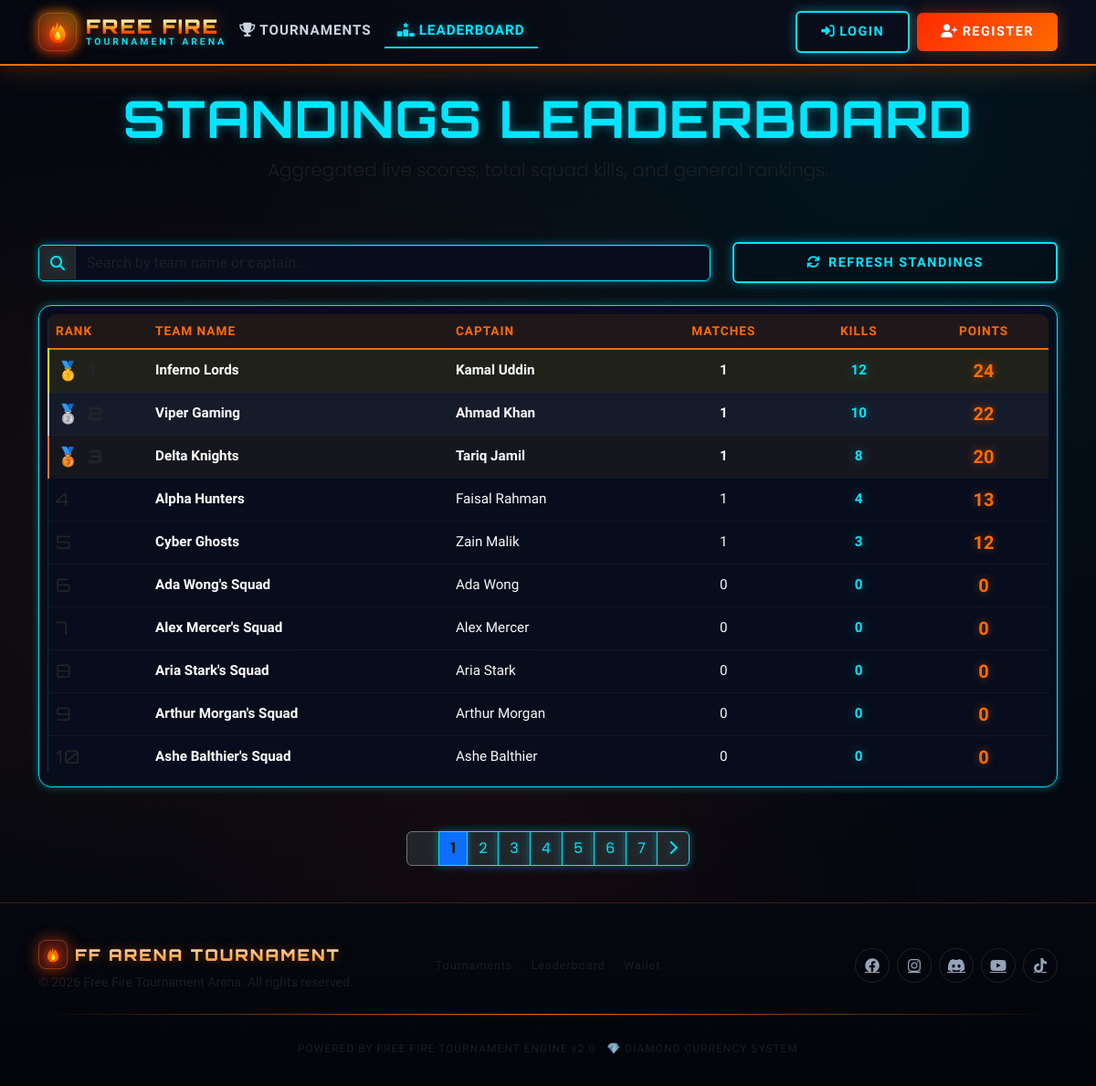
Page /leaderboard/ on the committed database.
### tournament/models.py (models this page shows, shortened)
class Score(models.Model):
    match = models.ForeignKey(Match, on_delete=models.CASCADE, related_name='scores')
    team = models.ForeignKey(Team, on_delete=models.CASCADE, related_name='scores')
    kills = models.IntegerField(default=0)
    placement = models.IntegerField(default=0)
    points = models.IntegerField(default=0)

class Team(models.Model):
    PAYMENT_CHOICES = [
        ('Pending', 'Pending'),
        ('Paid', 'Paid'),
    ]
    tournament = models.ForeignKey(Tournament, on_delete=models.CASCADE, related_name='teams')
    team_name = models.CharField(max_length=100)
    captain = models.ForeignKey(UserProfile, on_delete=models.CASCADE, related_name='captained_teams')
    players = models.JSONField(default=list)
    payment_status = models.CharField(max_length=15, choices=PAYMENT_CHOICES, default='Pending')

class UserProfile(AbstractUser):
    MEMBERSHIP_CHOICES = [
        ('', 'None'),
        ('Silver', 'Silver'),
        ('Gold', 'Gold'),
        ('Diamond', 'Diamond'),
    ]
    full_name = models.CharField(max_length=150)
    game_id = models.CharField(max_length=50, unique=True)
    gmail = models.EmailField(unique=True)
    phone_number = models.CharField(max_length=15)
    membership_tier = models.CharField(max_length=20, choices=MEMBERSHIP_CHOICES, default='', blank=True)
    membership_upgraded_at = models.DateTimeField(null=True, blank=True)
    diamonds = models.DecimalField(max_digits=12, decimal_places=2, default=Decimal('100.00'))  # Diamond Currency (1 Euro = 1 Diamond)
    created_at = models.DateTimeField(auto_now_add=True)

### tournament/views.py (the view, shortened to what this page needs)
# urls.py: path('leaderboard/', views.leaderboard, name='leaderboard'),
def leaderboard(request):
    teams_query = Team.objects.annotate(
        total_kills=Sum('scores__kills'),
        total_points=Sum('scores__points'),
        matches_count=Count('scores__match', distinct=True)
    )
    teams_list = []
    for team in teams_query:
        teams_list.append({
            'team_name': team.team_name,
            'captain': team.captain.full_name,
            'kills': team.total_kills or 0,
            'points': team.total_points or 0,
            'matches': team.matches_count or 0,
        })
    teams_list.sort(key=lambda x: (-x['points'], -x['kills'], x['team_name'].lower()))
    for index, item in enumerate(teams_list):
        item['rank'] = index + 1
    from django.core.paginator import Paginator
    paginator = Paginator(teams_list, 10)  # 10 teams per page
    page_number = request.GET.get('page')
    page_obj = paginator.get_page(page_number)
    context = {
        'page_obj': page_obj,
    }
    return render(request, 'tournament/leaderboard.html', context)

### tournament/templates/tournament/leaderboard.html (shortened to what this page needs)
{% extends 'tournament/base.html' %}
{% load static %}
{% block content %}
<div class="row mb-5">
    <div class="col-12 text-center">
        <h1 class="text-neon-cyan font-heading display-4 fw-bold">STANDINGS LEADERBOARD</h1>
        <p class="lead text-muted">Aggregated live scores, total squad kills, and general rankings.</p>
    </div>
</div>
<div class="row mb-4 align-items-center">
    <div class="col-md-8 mb-3 mb-md-0">
        <div class="input-group border-neon-cyan rounded">
            <span class="input-group-text bg-dark border-0 text-neon-cyan"><i class="fa-solid fa-magnifying-glass"></i></span>
            <input type="text" id="leaderboard-search" class="form-control border-0 text-white" placeholder="Search by team name or captain...">
        </div>
    </div>
    <div class="col-md-4 text-md-end">
        <button class="btn btn-cyber-cyan w-100" id="refresh-leaderboard">
            <i class="fa-solid fa-arrows-rotate me-2"></i>REFRESH STANDINGS
        </button>
    </div>
</div>
<div class="row mb-5">
    <div class="col-12">
        <div class="table-responsive glass-card border-neon-cyan p-2">
            <table class="table table-cyber align-middle mb-0" id="leaderboard-table">
                <thead>
                    <tr>
                        <th scope="col" style="width: 10%;">RANK</th>
                        <th scope="col" style="width: 30%;">TEAM NAME</th>
                        <th scope="col" style="width: 20%;">CAPTAIN</th>
                        <th scope="col" class="text-center" style="width: 15%;">MATCHES</th>
                        <th scope="col" class="text-center" style="width: 12%;">KILLS</th>
                        <th scope="col" class="text-center" style="width: 13%;">POINTS</th>
                    </tr>
                </thead>
                <tbody>
                    {% for item in page_obj %}
                        <tr class="{% if item.rank == 1 %}rank-1{% elif item.rank == 2 %}rank-2{% elif item.rank == 3 %}rank-3{% endif %}" id="leaderboard-row-{{ item.rank }}">
                            <td>
                                <span class="fs-5 font-heading">
                                    {% if item.rank == 1 %}
                                        🥇 1
                                    {% elif item.rank == 2 %}
                                        🥈 2
                                    {% elif item.rank == 3 %}
                                        🥉 3
                                    {% else %}
                                        {{ item.rank }}
                                    {% endif %}
                                </span>
                            </td>
                            <td>
                                <strong class="team-name text-white">{{ item.team_name }}</strong>
                            </td>
                            <td class="captain-name text-light">
                                {{ item.captain }}
                            </td>
                            <td class="text-center text-light">{{ item.matches }}</td>
                            <td class="text-center text-neon-cyan fw-bold">{{ item.kills }}</td>
                            <td class="text-center text-neon-orange fw-bold fs-5">{{ item.points }}</td>
                        </tr>
                    {% empty %}
                        <tr>
                            <td colspan="6" class="text-center text-muted py-4">No team data listed yet. Play matches to populate standings.</td>
                        </tr>
                    {% endfor %}
                </tbody>
            </table>
        </div>
    </div>
</div>
{% if page_obj.has_other_pages %}
<div class="row">
    <div class="col-12">
        <nav aria-label="Leaderboard Page Navigation">
            <ul class="pagination justify-content-center">
                {% if page_obj.has_previous %}
                    <li class="page-item">
                        <a class="page-link bg-dark border-neon-cyan text-neon-cyan" href="?page={{ page_obj.previous_page_number }}" id="pagination-prev">
                            <i class="fa-solid fa-chevron-left"></i>
                        </a>
                    </li>
                {% else %}
                    <li class="page-item disabled">
                        <span class="page-link bg-dark border-secondary text-muted"><i class="fa-solid fa-chevron-left"></i></span>
                    </li>
                {% endif %}
                {% for num in page_obj.paginator.page_range %}
                    {% if page_obj.number == num %}
                        <li class="page-item active">
                            <span class="page-link bg-cyber-cyan border-neon-cyan text-dark fw-bold">{{ num }}</span>
                        </li>
                    {% else %}
                        <li class="page-item">
                            <a class="page-link bg-dark border-neon-cyan text-neon-cyan" href="?page={{ num }}">{{ num }}</a>
                        </li>
                    {% endif %}
                {% endfor %}
                {% if page_obj.has_next %}
                    <li class="page-item">
                        <a class="page-link bg-dark border-neon-cyan text-neon-cyan" href="?page={{ page_obj.next_page_number }}" id="pagination-next">
                            <i class="fa-solid fa-chevron-right"></i>
                        </a>
                    </li>
                {% else %}
                    <li class="page-item disabled">
                        <span class="page-link bg-dark border-secondary text-muted"><i class="fa-solid fa-chevron-right"></i></span>
                    </li>
                {% endif %}
            </ul>
        </nav>
    </div>
</div>
{% endif %}
{% endblock %}

### rows in the picture
Score: shows "🥇 1", team_name "Inferno Lords", captain "Kamal Uddin", matches "1", kills "12", points "24"
Score: shows "🥈 2", team_name "Viper Gaming", captain "Ahmad Khan", matches "1", kills "10", points "22"
Score: shows "🥉 3", team_name "Delta Knights", captain "Tariq Jamil", matches "1", kills "8", points "20"
Score: rank "4", team_name "Alpha Hunters", captain "Faisal Rahman", matches "1", kills "4", points "13"
Team: team_name "Cyber Ghosts"
UserProfile: captain "Zain Malik"
UserProfile: rank "6", team_name "Ada Wong's Squad", captain "Ada Wong", matches "0", kills "0", points "0"
UserProfile: rank "7", team_name "Alex Mercer's Squad", captain "Alex Mercer", matches "0", kills "0", points "0"
UserProfile: rank "8", team_name "Aria Stark's Squad", captain "Aria Stark", matches "0", kills "0", points "0"
UserProfile: rank "9", team_name "Arthur Morgan's Squad", captain "Arthur Morgan", matches "0", kills "0", points "0"
UserProfile: rank "10", team_name "Ashe Balthier's Squad", captain "Ashe Balthier", matches "0", kills "0", points "0"

### other values in the picture
{{ item.rank }} "5"
{{ item.matches }} "1"
{{ item.kills }} "3"
{{ item.points }} "12"
{{ num }} "1"
{{ num }} "2" "3" "4" "5" "6" "7"
